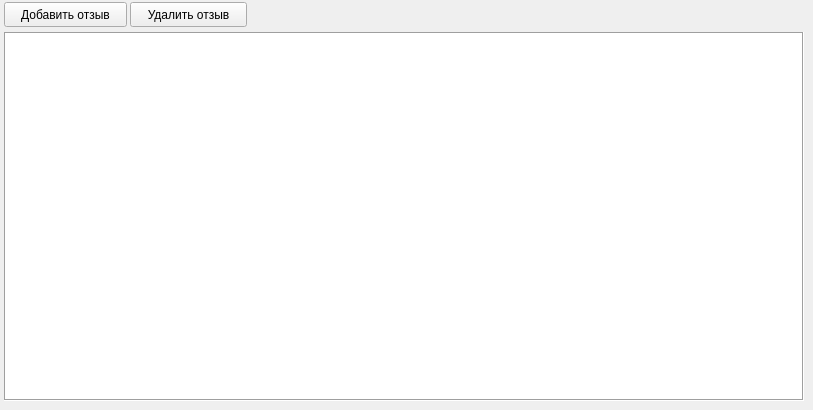
     <widget class="QWidget" name="tab_4">
      <attribute name="title">
       <string>Отзывы</string>
      </attribute>
      <widget class="QTableWidget" name="tableWidget_3">
       <property name="geometry">
        <rect>
         <x>4</x>
         <y>32</y>
         <width>800</width>
         <height>369</height>
        </rect>
       </property>
       <property name="frameShape">
        <enum>QFrame::Box</enum>
       </property>
       <property name="editTriggers">
        <set>QAbstractItemView::NoEditTriggers</set>
       </property>
       <property name="selectionMode">
        <enum>QAbstractItemView::NoSelection</enum>
       </property>
       <property name="showGrid">
        <bool>false</bool>
       </property>
       <property name="columnCount">
        <number>1</number>
       </property>
       <attribute name="horizontalHeaderVisible">
        <bool>false</bool>
       </attribute>
       <attribute name="horizontalHeaderStretchLastSection">
        <bool>true</bool>
       </attribute>
       <attribute name="verticalHeaderVisible">
        <bool>false</bool>
       </attribute>
       <column/>
      </widget>
      <widget class="QPushButton" name="qpb_add_new_review">
       <property name="geometry">
        <rect>
         <x>4</x>
         <y>2</y>
         <width>123</width>
         <height>25</height>
        </rect>
       </property>
       <property name="text">
        <string>Добавить отзыв</string>
       </property>
      </widget>
      <widget class="QPushButton" name="qpb_del_review">
       <property name="geometry">
        <rect>
         <x>130</x>
         <y>2</y>
         <width>117</width>
         <height>25</height>
        </rect>
       </property>
       <property name="text">
        <string>Удалить отзыв</string>
       </property>
      </widget>
     </widget>
